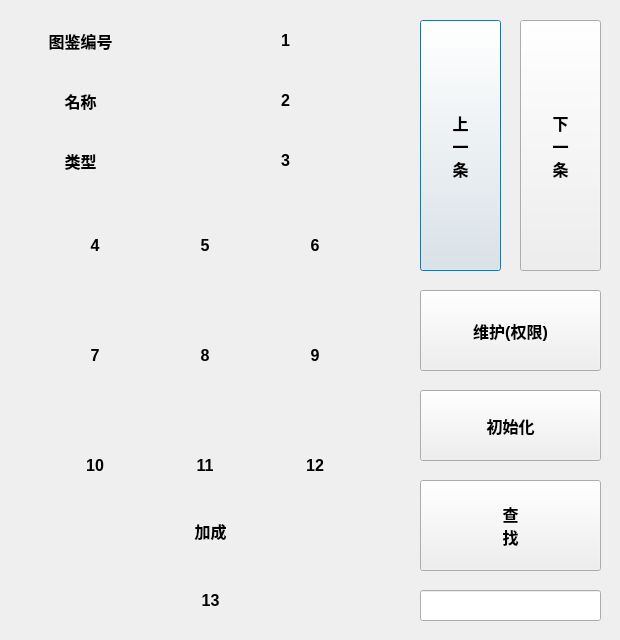
<?xml version="1.0" encoding="UTF-8"?>
<ui version="4.0">
 <class>Dialog_effect</class>
 <widget class="QDialog" name="Dialog_effect">
  <property name="geometry">
   <rect>
    <x>0</x>
    <y>0</y>
    <width>620</width>
    <height>640</height>
   </rect>
  </property>
  <property name="windowTitle">
   <string>Dialog</string>
  </property>
  <widget class="QLabel" name="label">
   <property name="geometry">
    <rect>
     <x>20</x>
     <y>20</y>
     <width>121</width>
     <height>41</height>
    </rect>
   </property>
   <property name="font">
    <font>
     <pointsize>12</pointsize>
     <weight>75</weight>
     <bold>true</bold>
    </font>
   </property>
   <property name="text">
    <string>图鉴编号</string>
   </property>
   <property name="alignment">
    <set>Qt::AlignCenter</set>
   </property>
  </widget>
  <widget class="QLabel" name="label_No">
   <property name="geometry">
    <rect>
     <x>170</x>
     <y>20</y>
     <width>231</width>
     <height>41</height>
    </rect>
   </property>
   <property name="font">
    <font>
     <pointsize>12</pointsize>
     <weight>75</weight>
     <bold>true</bold>
    </font>
   </property>
   <property name="text">
    <string>1</string>
   </property>
   <property name="alignment">
    <set>Qt::AlignCenter</set>
   </property>
  </widget>
  <widget class="QLabel" name="label_Name">
   <property name="geometry">
    <rect>
     <x>170</x>
     <y>80</y>
     <width>231</width>
     <height>41</height>
    </rect>
   </property>
   <property name="font">
    <font>
     <pointsize>12</pointsize>
     <weight>75</weight>
     <bold>true</bold>
    </font>
   </property>
   <property name="text">
    <string>2</string>
   </property>
   <property name="alignment">
    <set>Qt::AlignCenter</set>
   </property>
  </widget>
  <widget class="QLabel" name="label_2">
   <property name="geometry">
    <rect>
     <x>20</x>
     <y>80</y>
     <width>121</width>
     <height>41</height>
    </rect>
   </property>
   <property name="font">
    <font>
     <pointsize>12</pointsize>
     <weight>75</weight>
     <bold>true</bold>
    </font>
   </property>
   <property name="text">
    <string>名称</string>
   </property>
   <property name="alignment">
    <set>Qt::AlignCenter</set>
   </property>
  </widget>
  <widget class="QLabel" name="label_3">
   <property name="geometry">
    <rect>
     <x>20</x>
     <y>140</y>
     <width>121</width>
     <height>41</height>
    </rect>
   </property>
   <property name="font">
    <font>
     <pointsize>12</pointsize>
     <weight>75</weight>
     <bold>true</bold>
    </font>
   </property>
   <property name="text">
    <string>类型</string>
   </property>
   <property name="alignment">
    <set>Qt::AlignCenter</set>
   </property>
  </widget>
  <widget class="QLabel" name="label_Type">
   <property name="geometry">
    <rect>
     <x>170</x>
     <y>140</y>
     <width>231</width>
     <height>41</height>
    </rect>
   </property>
   <property name="font">
    <font>
     <pointsize>12</pointsize>
     <weight>75</weight>
     <bold>true</bold>
    </font>
   </property>
   <property name="text">
    <string>3</string>
   </property>
   <property name="alignment">
    <set>Qt::AlignCenter</set>
   </property>
  </widget>
  <widget class="QLabel" name="label_L1">
   <property name="geometry">
    <rect>
     <x>70</x>
     <y>220</y>
     <width>50</width>
     <height>50</height>
    </rect>
   </property>
   <property name="font">
    <font>
     <pointsize>12</pointsize>
     <weight>75</weight>
     <bold>true</bold>
    </font>
   </property>
   <property name="text">
    <string>4</string>
   </property>
   <property name="alignment">
    <set>Qt::AlignCenter</set>
   </property>
  </widget>
  <widget class="QLabel" name="label_L2">
   <property name="geometry">
    <rect>
     <x>180</x>
     <y>220</y>
     <width>50</width>
     <height>50</height>
    </rect>
   </property>
   <property name="font">
    <font>
     <pointsize>12</pointsize>
     <weight>75</weight>
     <bold>true</bold>
    </font>
   </property>
   <property name="text">
    <string>5</string>
   </property>
   <property name="alignment">
    <set>Qt::AlignCenter</set>
   </property>
  </widget>
  <widget class="QLabel" name="label_L3">
   <property name="geometry">
    <rect>
     <x>290</x>
     <y>220</y>
     <width>50</width>
     <height>50</height>
    </rect>
   </property>
   <property name="font">
    <font>
     <pointsize>12</pointsize>
     <weight>75</weight>
     <bold>true</bold>
    </font>
   </property>
   <property name="text">
    <string>6</string>
   </property>
   <property name="alignment">
    <set>Qt::AlignCenter</set>
   </property>
  </widget>
  <widget class="QLabel" name="label_L6">
   <property name="geometry">
    <rect>
     <x>290</x>
     <y>330</y>
     <width>50</width>
     <height>50</height>
    </rect>
   </property>
   <property name="font">
    <font>
     <pointsize>12</pointsize>
     <weight>75</weight>
     <bold>true</bold>
    </font>
   </property>
   <property name="text">
    <string>9</string>
   </property>
   <property name="alignment">
    <set>Qt::AlignCenter</set>
   </property>
  </widget>
  <widget class="QLabel" name="label_L5">
   <property name="geometry">
    <rect>
     <x>180</x>
     <y>330</y>
     <width>50</width>
     <height>50</height>
    </rect>
   </property>
   <property name="font">
    <font>
     <pointsize>12</pointsize>
     <weight>75</weight>
     <bold>true</bold>
    </font>
   </property>
   <property name="text">
    <string>8</string>
   </property>
   <property name="alignment">
    <set>Qt::AlignCenter</set>
   </property>
  </widget>
  <widget class="QLabel" name="label_L4">
   <property name="geometry">
    <rect>
     <x>70</x>
     <y>330</y>
     <width>50</width>
     <height>50</height>
    </rect>
   </property>
   <property name="font">
    <font>
     <pointsize>12</pointsize>
     <weight>75</weight>
     <bold>true</bold>
    </font>
   </property>
   <property name="text">
    <string>7</string>
   </property>
   <property name="alignment">
    <set>Qt::AlignCenter</set>
   </property>
  </widget>
  <widget class="QLabel" name="label_L7">
   <property name="geometry">
    <rect>
     <x>70</x>
     <y>440</y>
     <width>50</width>
     <height>50</height>
    </rect>
   </property>
   <property name="font">
    <font>
     <pointsize>12</pointsize>
     <weight>75</weight>
     <bold>true</bold>
    </font>
   </property>
   <property name="text">
    <string>10</string>
   </property>
   <property name="alignment">
    <set>Qt::AlignCenter</set>
   </property>
  </widget>
  <widget class="QLabel" name="label_L8">
   <property name="geometry">
    <rect>
     <x>180</x>
     <y>440</y>
     <width>50</width>
     <height>50</height>
    </rect>
   </property>
   <property name="font">
    <font>
     <pointsize>12</pointsize>
     <weight>75</weight>
     <bold>true</bold>
    </font>
   </property>
   <property name="text">
    <string>11</string>
   </property>
   <property name="alignment">
    <set>Qt::AlignCenter</set>
   </property>
  </widget>
  <widget class="QLabel" name="label_L9">
   <property name="geometry">
    <rect>
     <x>290</x>
     <y>440</y>
     <width>50</width>
     <height>50</height>
    </rect>
   </property>
   <property name="font">
    <font>
     <pointsize>12</pointsize>
     <weight>75</weight>
     <bold>true</bold>
    </font>
   </property>
   <property name="text">
    <string>12</string>
   </property>
   <property name="alignment">
    <set>Qt::AlignCenter</set>
   </property>
  </widget>
  <widget class="QLabel" name="label_4">
   <property name="geometry">
    <rect>
     <x>20</x>
     <y>510</y>
     <width>381</width>
     <height>41</height>
    </rect>
   </property>
   <property name="font">
    <font>
     <pointsize>12</pointsize>
     <weight>75</weight>
     <bold>true</bold>
    </font>
   </property>
   <property name="text">
    <string>加成</string>
   </property>
   <property name="alignment">
    <set>Qt::AlignCenter</set>
   </property>
  </widget>
  <widget class="QLabel" name="label_Effect">
   <property name="geometry">
    <rect>
     <x>20</x>
     <y>580</y>
     <width>381</width>
     <height>41</height>
    </rect>
   </property>
   <property name="font">
    <font>
     <pointsize>12</pointsize>
     <weight>75</weight>
     <bold>true</bold>
    </font>
   </property>
   <property name="text">
    <string>13</string>
   </property>
   <property name="alignment">
    <set>Qt::AlignCenter</set>
   </property>
  </widget>
  <widget class="QPushButton" name="pushButton">
   <property name="geometry">
    <rect>
     <x>420</x>
     <y>20</y>
     <width>81</width>
     <height>251</height>
    </rect>
   </property>
   <property name="font">
    <font>
     <pointsize>12</pointsize>
     <weight>75</weight>
     <bold>true</bold>
    </font>
   </property>
   <property name="text">
    <string>上
一
条</string>
   </property>
  </widget>
  <widget class="QPushButton" name="pushButton_2">
   <property name="geometry">
    <rect>
     <x>520</x>
     <y>20</y>
     <width>81</width>
     <height>251</height>
    </rect>
   </property>
   <property name="font">
    <font>
     <pointsize>12</pointsize>
     <weight>75</weight>
     <bold>true</bold>
    </font>
   </property>
   <property name="text">
    <string>下
一
条</string>
   </property>
  </widget>
  <widget class="QPushButton" name="pushButton_3">
   <property name="geometry">
    <rect>
     <x>420</x>
     <y>390</y>
     <width>181</width>
     <height>71</height>
    </rect>
   </property>
   <property name="font">
    <font>
     <pointsize>12</pointsize>
     <weight>75</weight>
     <bold>true</bold>
    </font>
   </property>
   <property name="text">
    <string>初始化</string>
   </property>
  </widget>
  <widget class="QPushButton" name="pushButton_4">
   <property name="geometry">
    <rect>
     <x>420</x>
     <y>480</y>
     <width>181</width>
     <height>91</height>
    </rect>
   </property>
   <property name="font">
    <font>
     <pointsize>12</pointsize>
     <weight>75</weight>
     <bold>true</bold>
    </font>
   </property>
   <property name="text">
    <string>查
找</string>
   </property>
  </widget>
  <widget class="QLineEdit" name="lineEdit_select">
   <property name="geometry">
    <rect>
     <x>420</x>
     <y>590</y>
     <width>181</width>
     <height>31</height>
    </rect>
   </property>
   <property name="font">
    <font>
     <pointsize>12</pointsize>
     <weight>75</weight>
     <bold>true</bold>
    </font>
   </property>
   <property name="alignment">
    <set>Qt::AlignCenter</set>
   </property>
  </widget>
  <widget class="QPushButton" name="pushButton_5">
   <property name="geometry">
    <rect>
     <x>420</x>
     <y>290</y>
     <width>181</width>
     <height>81</height>
    </rect>
   </property>
   <property name="font">
    <font>
     <pointsize>12</pointsize>
     <weight>75</weight>
     <bold>true</bold>
    </font>
   </property>
   <property name="text">
    <string>维护(权限)</string>
   </property>
  </widget>
 </widget>
 <resources/>
 <connections/>
</ui>
